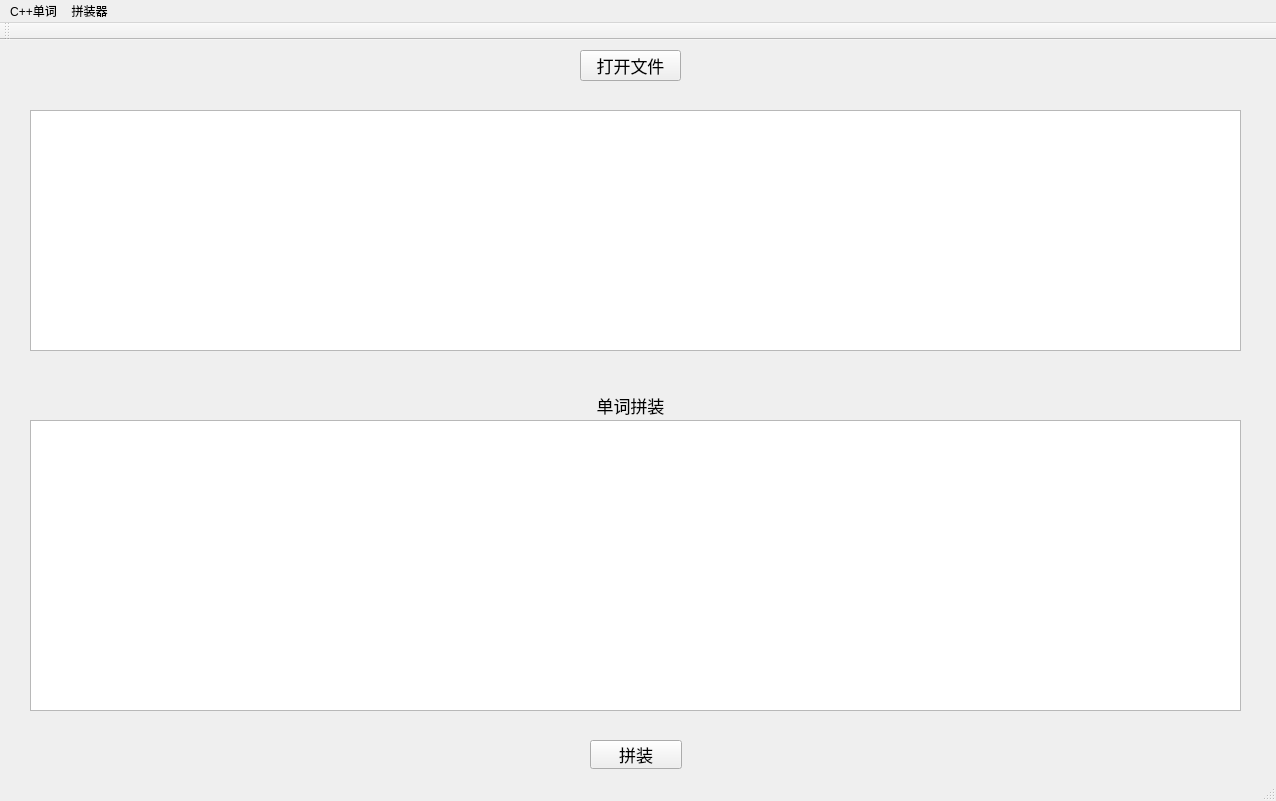
<?xml version="1.0" encoding="UTF-8"?>
<ui version="4.0">
 <class>MainWindow</class>
 <widget class="QMainWindow" name="MainWindow">
  <property name="geometry">
   <rect>
    <x>0</x>
    <y>0</y>
    <width>1276</width>
    <height>801</height>
   </rect>
  </property>
  <property name="windowTitle">
   <string>MainWindow</string>
  </property>
  <widget class="QWidget" name="centralwidget">
   <widget class="QTextBrowser" name="textBrowser">
    <property name="geometry">
     <rect>
      <x>30</x>
      <y>70</y>
      <width>1211</width>
      <height>241</height>
     </rect>
    </property>
   </widget>
   <widget class="QLabel" name="label_2">
    <property name="geometry">
     <rect>
      <x>560</x>
      <y>350</y>
      <width>141</width>
      <height>31</height>
     </rect>
    </property>
    <property name="font">
     <font>
      <pointsize>13</pointsize>
     </font>
    </property>
    <property name="text">
     <string>单词拼装</string>
    </property>
    <property name="alignment">
     <set>Qt::AlignCenter</set>
    </property>
   </widget>
   <widget class="QTextBrowser" name="textBrowser_2">
    <property name="geometry">
     <rect>
      <x>30</x>
      <y>380</y>
      <width>1211</width>
      <height>291</height>
     </rect>
    </property>
   </widget>
   <widget class="QPushButton" name="doScanButton">
    <property name="geometry">
     <rect>
      <x>590</x>
      <y>700</y>
      <width>92</width>
      <height>29</height>
     </rect>
    </property>
    <property name="font">
     <font>
      <pointsize>13</pointsize>
     </font>
    </property>
    <property name="text">
     <string>拼装</string>
    </property>
   </widget>
   <widget class="QPushButton" name="openFileButton">
    <property name="geometry">
     <rect>
      <x>580</x>
      <y>10</y>
      <width>101</width>
      <height>31</height>
     </rect>
    </property>
    <property name="font">
     <font>
      <pointsize>13</pointsize>
     </font>
    </property>
    <property name="text">
     <string>打开文件</string>
    </property>
   </widget>
  </widget>
  <widget class="QMenuBar" name="menubar">
   <property name="geometry">
    <rect>
     <x>0</x>
     <y>0</y>
     <width>1276</width>
     <height>25</height>
    </rect>
   </property>
   <widget class="QMenu" name="menuC">
    <property name="title">
     <string>C++单词</string>
    </property>
   </widget>
   <widget class="QMenu" name="menu">
    <property name="title">
     <string>拼装器</string>
    </property>
   </widget>
   <addaction name="menuC"/>
   <addaction name="menu"/>
  </widget>
  <widget class="QStatusBar" name="statusbar"/>
  <widget class="QToolBar" name="toolBar">
   <property name="windowTitle">
    <string>toolBar</string>
   </property>
   <attribute name="toolBarArea">
    <enum>TopToolBarArea</enum>
   </attribute>
   <attribute name="toolBarBreak">
    <bool>false</bool>
   </attribute>
  </widget>
 </widget>
 <resources/>
 <connections/>
</ui>
